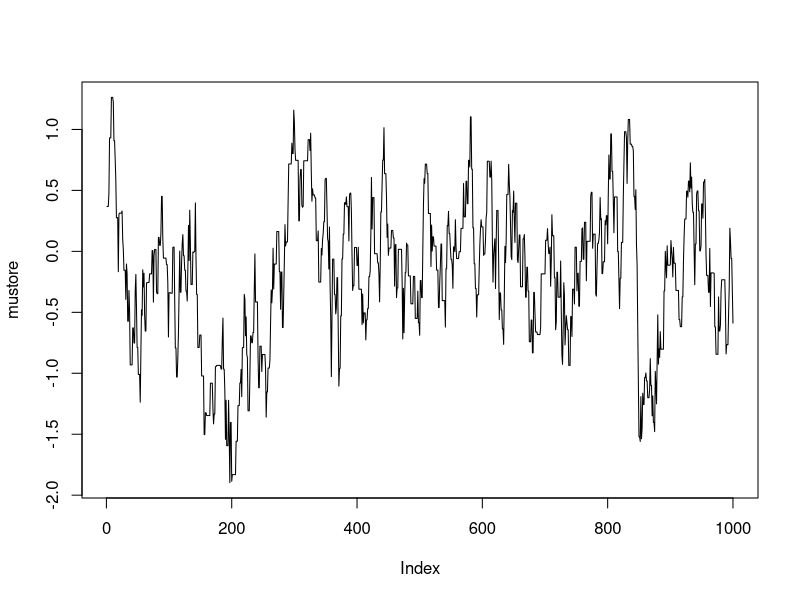

The R source for this figure:
# metropolis-hastings to generate posteria for normal data with mean mu and variance sigma^2
# mu ~ norm(0, 100)    sigma^2 ~ (100)
# esitmate posteria  f(mu, sigma | data)  using metropolis-hastings 

d = 0.5
d2 = 0.5

mu = 0
sigma = 1
nruns = 1000
data = c(-2.1, 1.9, 0.8, -0.7, -1.0)

mustore = double(nruns)
sigmastore = double(nruns)

for (run in 1:nruns){
  munew = mu + runif(1, -d, d)
  sigmanew = sigma + runif(1, -d2, d2)
  num = dnorm(munew, 0, 10) * dexp(sigmanew^2 , 1) * prod(dnorm(data, munew, sigmanew))
  den = dnorm(mu, 0, 10) * dexp(sigma^2 , 1) * prod(dnorm(data, mu, sigma))
  acc = num / den
  r = runif(1,0,1)
  
  if (r < acc){
    mu = munew
    sigma = sigmanew
  }
  mustore[run] = mu
  sigmastore[run] = sigma
}

plot(mustore, type = 'l')
